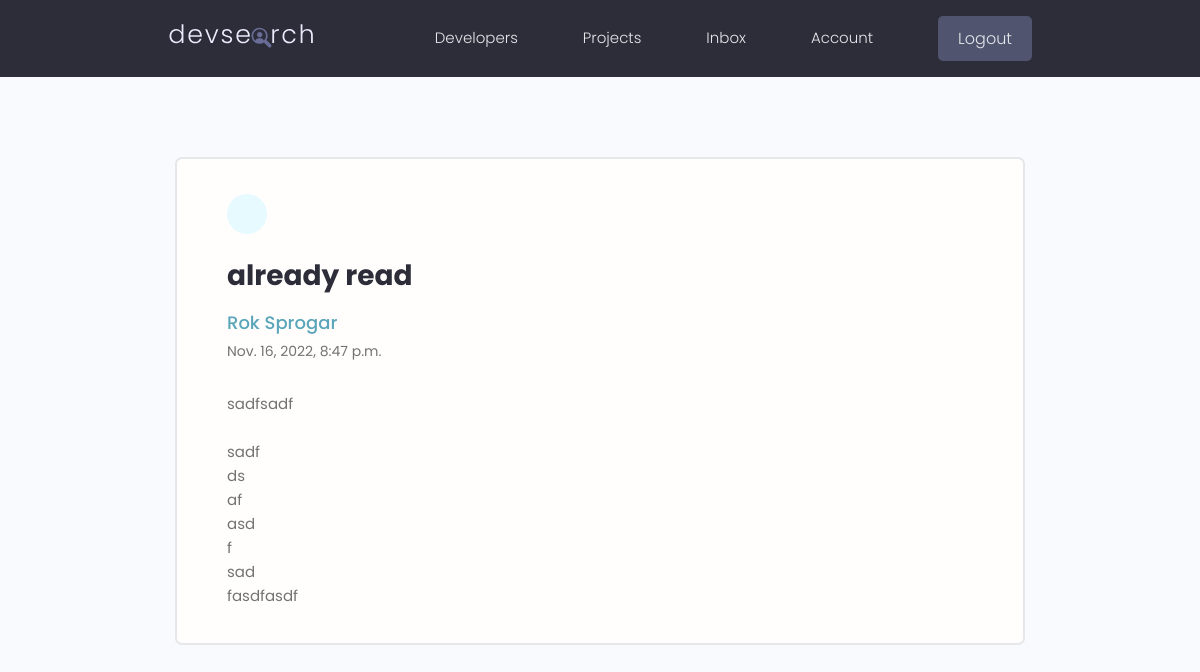
The app's page /message/fee901f8-7981-4347-963e-c32af7871374/ (signed in), older data.
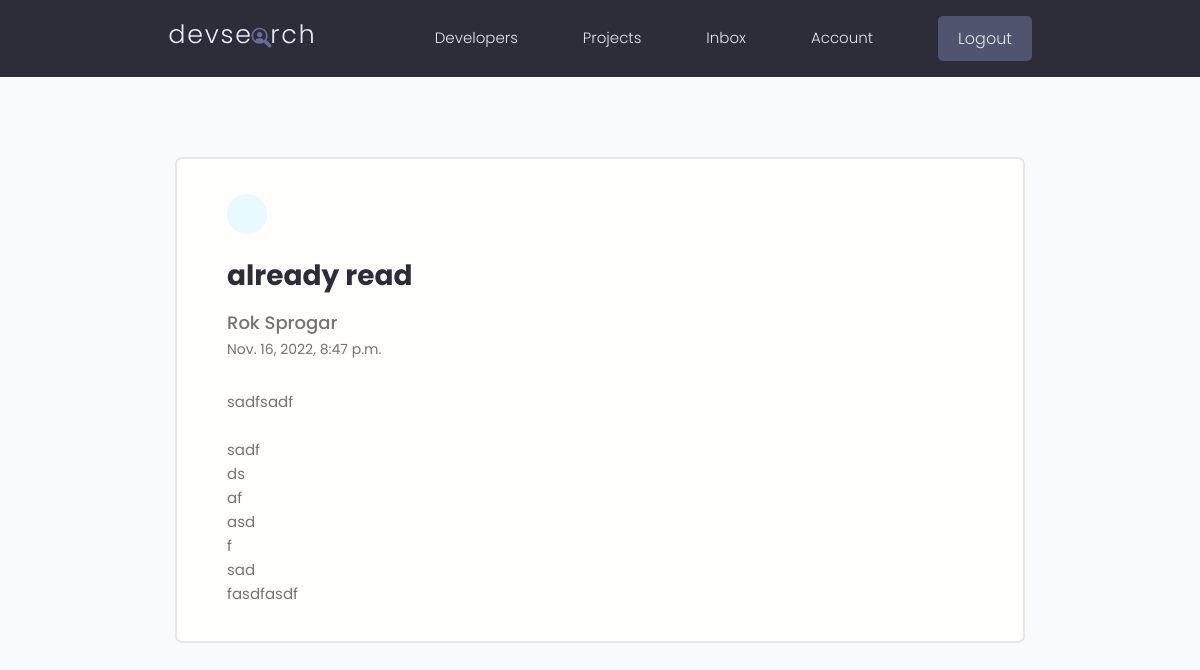
The same page, newer data.
### users/models.py (models this page shows, shortened)
class Message(models.Model):
    sender = models.ForeignKey(Profile, on_delete=models.SET_NULL, null= True, blank=True)
    recipient = models.ForeignKey(Profile, on_delete=models.SET_NULL, null=True, blank=True, related_name="messages")
    name = models.CharField(max_length=200, null=True, blank=True)
    email = models.EmailField(max_length=200, null=True, blank=True)
    subject = models.CharField(max_length=200, null=True, blank=True)
    body = models.TextField()
    is_read = models.BooleanField(default=False, null=True)
    created = models.DateTimeField(auto_now_add=True)
    id = models.UUIDField(default=uuid.uuid4, unique=True, primary_key=True, editable=False)
    class Meta:
        ordering = ['is_read', '-created']

### users/views.py (the view)
# urls.py: path('message/<str:pk>/', views.message, name="message"),
@login_required(login_url="login")
def message(request, pk):
    profile = request.user.profile
    messageObj = profile.messages.get(id=pk) # To make sure a user can only view his own messages.
    if not messageObj.is_read:
        messageObj.is_read = True
        messageObj.save()
    context = {'messageObj': messageObj}
    return render(request, 'users/message.html', context)

### users/templates/users/message.html (shortened to what this page needs)
{% extends 'layout.html' %}
{% block content %}
    <main class="messagePage my-xl">
        <div class="content-box">
            <div class="message">
                <a class="backButton" href="{% url 'inbox' %}"></a>
                <h2 class="message__subject">{{ messageObj.subject }}</h2>
                {% if messageObj.sender %}
                    <a href="{% url 'profile' messageObj.sender.id %}"
                       class="message__author">{{ messageObj.name }}</a>
                {% else %}
                    <p class="message__author">{{ messageObj.name }}</p>
                {% endif %}
                <p class="message__date">{{ messageObj.created }}</p>
                <div class="message__body">{{ messageObj.body|linebreaksbr }}</div>
            </div>
        </div>
    </main>
{% endblock content %}

Row changes from the older to the newer data that the page shows:
changed Message "already read": sender_id "832c55c135c14cd7b065f4eb7ddced94" → empty (drawn)
